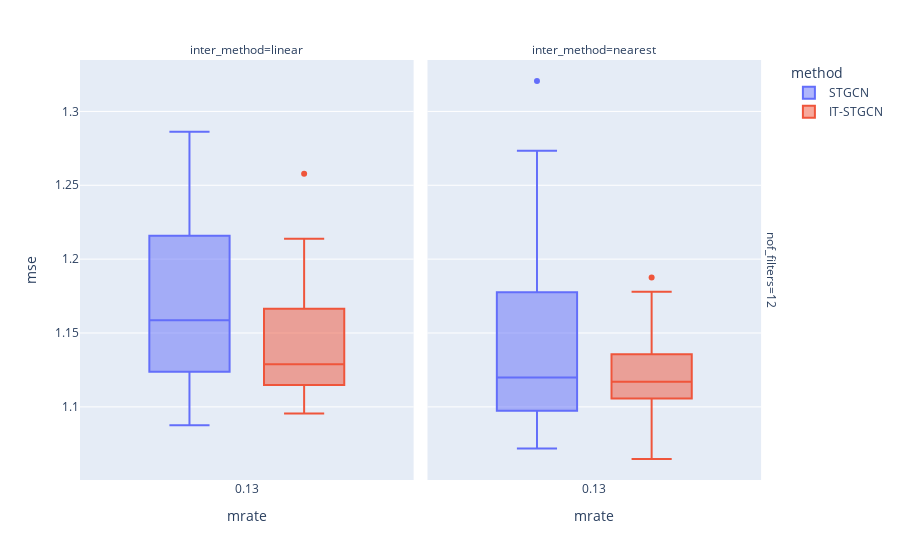

This figure's notebook cell:
### Markdown cell above
## Block

### Code cell
data.query("method!='GNAR' and mtype =='block' ").plot.box(backend='plotly',x='mrate',color='method',y='mse',facet_col='inter_method',facet_row='nof_filters',height=600)

### Figure 1 — Plotly figure (JSON) as saved in the notebook; plotly's stock layout.template omitted (floating-point values rounded to 4 significant figures)
{"data": [{"alignmentgroup": "True", "hovertemplate": "method=STGCN<br>nof_filters=12<br>inter_method=linear<br>mrate=%{x}<br>mse=%{y}<extra></extra>", "legendgroup": "STGCN", "marker": {"color": "#636efa"}, "name": "STGCN", "notched": false, "offsetgroup": "STGCN", "orientation": "v", "showlegend": true, "type": "box", "x": [0.125, 0.125, 0.125, 0.125, 0.125, 0.125, 0.125, 0.125, 0.125, 0.125, 0.125, 0.125, 0.125, 0.125, 0.125, 0.125, 0.125, 0.125, 0.125, 0.125, 0.125, 0.125, 0.125, 0.125, 0.125, 0.125, 0.125, 0.125, 0.125, 0.125], "x0": " ", "xaxis": "x", "y": [1.216, 1.248, 1.124, 1.245, 1.107, 1.162, 1.286, 1.111, 1.249, 1.104, 1.088, 1.208, 1.132, 1.218, 1.14, 1.212, 1.111, 1.227, 1.258, 1.105, 1.209, 1.155, 1.142, 1.145, 1.147, 1.187, 1.165, 1.148, 1.194, 1.114], "y0": " ", "yaxis": "y"}, {"alignmentgroup": "True", "hovertemplate": "method=STGCN<br>nof_filters=12<br>inter_method=nearest<br>mrate=%{x}<br>mse=%{y}<extra></extra>", "legendgroup": "STGCN", "marker": {"color": "#636efa"}, "name": "STGCN", "notched": false, "offsetgroup": "STGCN", "orientation": "v", "showlegend": false, "type": "box", "x": [0.125, 0.125, 0.125, 0.125, 0.125, 0.125, 0.125, 0.125, 0.125, 0.125, 0.125, 0.125, 0.125, 0.125, 0.125, 0.125, 0.125, 0.125, 0.125, 0.125, 0.125, 0.125, 0.125, 0.125, 0.125, 0.125, 0.125, 0.125, 0.125, 0.125], "x0": " ", "xaxis": "x2", "y": [1.273, 1.089, 1.2, 1.184, 1.178, 1.124, 1.142, 1.104, 1.086, 1.093, 1.112, 1.159, 1.321, 1.178, 1.192, 1.1, 1.119, 1.175, 1.154, 1.072, 1.099, 1.2, 1.148, 1.105, 1.091, 1.082, 1.082, 1.097, 1.114, 1.121], "y0": " ", "yaxis": "y2"}, {"alignmentgroup": "True", "hovertemplate": "method=IT-STGCN<br>nof_filters=12<br>inter_method=linear<br>mrate=%{x}<br>mse=%{y}<extra></extra>", "legendgroup": "IT-STGCN", "marker": {"color": "#EF553B"}, "name": "IT-STGCN", "notched": false, "offsetgroup": "IT-STGCN", "orientation": "v", "showlegend": true, "type": "box", "x": [0.125, 0.125, 0.125, 0.125, 0.125, 0.125, 0.125, 0.125, 0.125, 0.125, 0.125, 0.125, 0.125, 0.125, 0.125, 0.125, 0.125, 0.125, 0.125, 0.125, 0.125, 0.125, 0.125, 0.125, 0.125, 0.125, 0.125, 0.125, 0.125, 0.125], "x0": " ", "xaxis": "x", "y": [1.214, 1.168, 1.127, 1.143, 1.123, 1.102, 1.166, 1.123, 1.127, 1.104, 1.258, 1.142, 1.131, 1.104, 1.101, 1.18, 1.17, 1.095, 1.122, 1.136, 1.195, 1.137, 1.097, 1.099, 1.154, 1.133, 1.115, 1.126, 1.187, 1.115], "y0": " ", "yaxis": "y"}, {"alignmentgroup": "True", "hovertemplate": "method=IT-STGCN<br>nof_filters=12<br>inter_method=nearest<br>mrate=%{x}<br>mse=%{y}<extra></extra>", "legendgroup": "IT-STGCN", "marker": {"color": "#EF553B"}, "name": "IT-STGCN", "notched": false, "offsetgroup": "IT-STGCN", "orientation": "v", "showlegend": false, "type": "box", "x": [0.125, 0.125, 0.125, 0.125, 0.125, 0.125, 0.125, 0.125, 0.125, 0.125, 0.125, 0.125, 0.125, 0.125, 0.125, 0.125, 0.125, 0.125, 0.125, 0.125, 0.125, 0.125, 0.125, 0.125, 0.125, 0.125, 0.125, 0.125, 0.125, 0.125], "x0": " ", "xaxis": "x2", "y": [1.178, 1.095, 1.115, 1.109, 1.122, 1.188, 1.09, 1.12, 1.081, 1.107, 1.131, 1.162, 1.137, 1.128, 1.119, 1.107, 1.151, 1.106, 1.11, 1.136, 1.12, 1.112, 1.104, 1.15, 1.104, 1.122, 1.108, 1.105, 1.163, 1.065], "y0": " ", "yaxis": "y2"}], "layout": {"annotations": [{"font": {}, "showarrow": false, "text": "inter_method=linear", "x": 0.24, "xanchor": "center", "xref": "paper", "y": 1, "yanchor": "bottom", "yref": "paper"}, {"font": {}, "showarrow": false, "text": "inter_method=nearest", "x": 0.74, "xanchor": "center", "xref": "paper", "y": 1, "yanchor": "bottom", "yref": "paper"}, {"font": {}, "showarrow": false, "text": "nof_filters=12", "textangle": 90, "x": 0.98, "xanchor": "left", "xref": "paper", "y": 0.5, "yanchor": "middle", "yref": "paper"}], "autosize": true, "boxmode": "group", "legend": {"title": {"text": "method"}, "tracegroupgap": 0}, "margin": {"t": 60}, "xaxis": {"anchor": "y", "autorange": true, "domain": [0, 0.48], "range": [-0.3792, 0.6292], "title": {"text": "mrate"}, "type": "linear"}, "xaxis2": {"anchor": "y2", "autorange": true, "domain": [0.5, 0.98], "matches": "x", "range": [-0.3792, 0.6292], "title": {"text": "mrate"}, "type": "linear"}, "yaxis": {"anchor": "x", "autorange": true, "domain": [0, 1], "range": [1.05, 1.335], "title": {"text": "mse"}, "type": "linear"}, "yaxis2": {"anchor": "x2", "autorange": true, "domain": [0, 1], "matches": "y", "range": [1.05, 1.335], "showticklabels": false, "type": "linear"}}}
